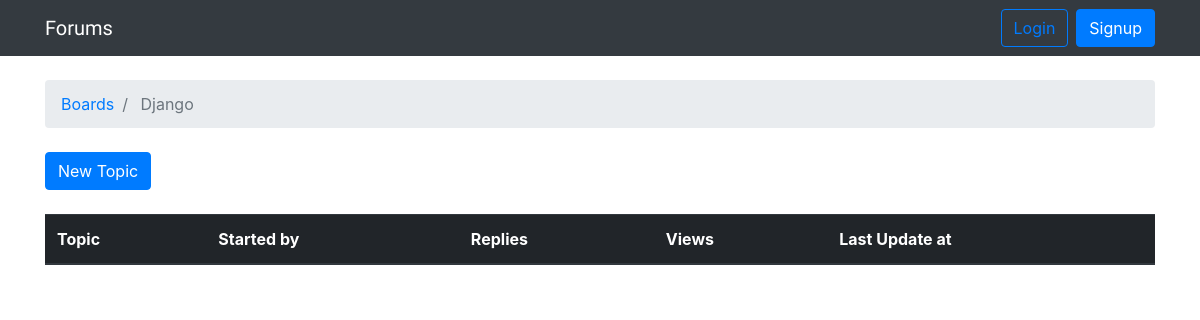
Page /boards/1/ on the earlier database version.
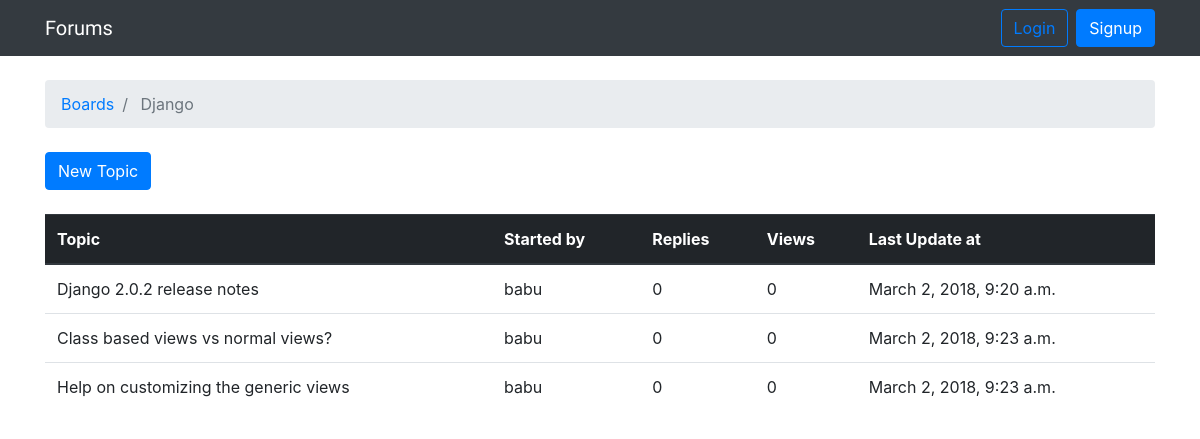
Same page on the later database version.
### forums/models.py (models this page shows, shortened)
class Board(models.Model):
    name = models.CharField(max_length=30, unique=True)
    description = models.CharField(max_length=100)

class Topic(models.Model):
    subject = models.CharField(max_length=256)
    last_updated = models.DateTimeField(auto_now_add=True)
    board = models.ForeignKey(
        Board,
        on_delete=models.CASCADE,
        related_name='topics',
    )
    starter = models.ForeignKey(
        settings.AUTH_USER_MODEL,
        on_delete=models.CASCADE,
        related_name='topics',
    )

### users/models.py (models this page shows)
class CustomUser(AbstractUser):
    objects = CustomUserManager()

### forums/views.py (the view)
# urls.py: path('boards/<int:pk>/', views.BoardDetailView.as_view(), name='board_topics'),
class BoardDetailView(DetailView):
    template_name = 'topics.html'
    context_object_name = 'board'
    model = Board

### templates/topics.html (shortened to what this page needs)
{% extends 'base.html' %}
{% block breadcrumb %}
<li class="breadcrumb-item">
    <a href="{% url 'home' %}">Boards</a>
</li>
<li class="breadcrumb-item active">
    {{ board.name }}
</li>
{% endblock %}
{% block content %}
<div class="mb-4">
    <a href="{% url 'new_topic' board.pk %}" class="btn btn-primary">
        New Topic
    </a>
</div>
<table class="table">
    <thead class="thead-dark">
        <tr>
            <th>Topic</th>
            <th>Started by</th>
            <th>Replies</th>
            <th>Views</th>
            <th>Last Update at</th>
        </tr>
    </thead>
    <tbody>
        {% for topic in board.topics.all %}
            <tr>
                <td>{{ topic.subject }}</td>
                <td>{{ topic.starter.username }}</td>
                <td class="align-middle">0</td>
                <td class="align-middle">0</td>
                <td>{{ topic.last_updated }}</td>
            </tr>
        {% endfor %}
    </tbody>
</table>
{% endblock %}

### templates/base.html (shortened to what this page needs)
<!doctype html>
<html lang="en">
<head>
    <link rel="stylesheet" href="https://maxcdn.bootstrapcdn.com/bootstrap/4.0.0/css/bootstrap.min.css"
>
    {% load static %}
    <link rel="stylesheet" href="{% static 'css/base.css' %}">
</head>
<body>
{% block body %}
<nav class="navbar navbar-expand-sm navbar-dark bg-dark">
    <div class="container">
        <a class="navbar-brand" href="{% url 'home' %}">
            Forums
        </a>
        <div class="collapse navbar-collapse" id="navbarSupportedContent">
            {% if user.is_authenticated %}
                <ul class="navbar-nav ml-auto">
                    <li class="nav-item dropdown">
                        <a class="nav-link dropdown-toggle" href="" id="userMenu" role="button"
                           data-toggle="dropdown" aria-haspopup="true" aria-expanded="false">
                            {{ user.username }}
                        </a>
                        <div class="dropdown-menu dropdown-menu-right" aria-labelledby="userMenu">
                            <a class="dropdown-item" href="#">My account</a>
                            <a class="dropdown-item" href="{% url 'password_change' %}">Change password</a>
                            <div class="dropdown-divider"></div>
                            <a class="dropdown-item" href="{% url 'logout' %}">Log out</a>
                        </div>
                    </li>
                </ul>
            {% else %}
                <form class="form-inline ml-auto">
                    <a class="btn btn-outline-primary" href="{% url 'login' %}">Login</a>
                    <a class="btn btn-primary ml-2" href="{% url 'signup' %}">Signup</a>
                </form>
            {% endif %}
        </div>
    </div>
</nav>
<div class="container">
    <ol class="breadcrumb my-4">
        {% block breadcrumb %}
        {% endblock %}
    </ol>
    {% block content %}
    {% endblock %}
</div>
{% endblock body %}
</body>
</html>

### static/css/base.css (style rules this page uses)
.navbar-brand { font-family: 'Rock Salt', cursive; }

Differences in the rows shown:
added Topic: subject "Django 2.0.2 release notes", starter.username "babu", last_updated "March 2, 2018, 9:20 a.m."
added Topic: subject "Class based views vs normal views?", starter.username "babu", last_updated "March 2, 2018, 9:23 a.m."
added Topic: subject "Help on customizing the generic views", starter.username "babu", last_updated "March 2, 2018, 9:23 a.m."
